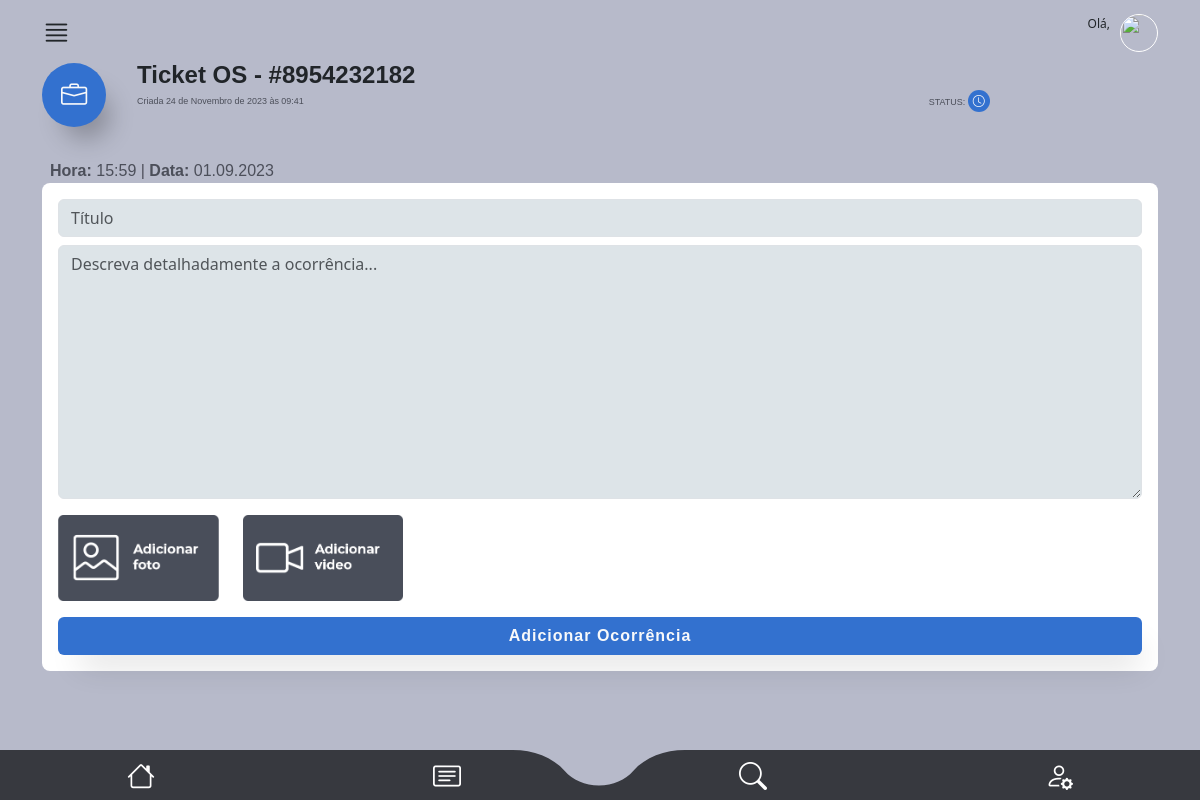
The app's page /main/ocorrencias/28 with its own data.
### staff/models.py (models this page shows, shortened)
class OrdemDeServico(models.Model):
    ticket = models.CharField(max_length=200, unique=True)
    tecnico = models.ForeignKey(
        CustomUser,
        on_delete=models.CASCADE,
        related_name="ordens_técnico",
        null=True,
        default=None,
    )
    staff = models.ForeignKey(
        CustomUser, on_delete=models.CASCADE, related_name="ordens_staff"
    )
    descricao = models.TextField(max_length=600)
    previsao_chegada = models.DateTimeField(editable=True)
    previsao_execucao = models.DateTimeField(editable=True)
    material = models.CharField(max_length=100, validators=[MinLengthValidator(3)])
    equipamento = models.CharField(max_length=100, validators=[MinLengthValidator(3)])
    data_criacao = models.DateTimeField(auto_now_add=True)
    cliente = models.ForeignKey(Cliente, on_delete=models.CASCADE)
    endereco = models.ForeignKey(Endereco, on_delete=models.CASCADE)
    contrato = models.CharField(max_length=700, null=True, blank=True)
    atividade = models.CharField(max_length=50, choices=ACTIVITY_CHOICES)
    status_tecnico = models.CharField(max_length=50, choices=TECNICAL_CHOICES)
    status = models.CharField(
        max_length=10, choices=STATUS_CHOICES, default="Aguardando"
    )
    atraso_em_minutos = models.CharField(max_length=50, choices=ATRASO_CHOICES)
    atraso_descricao = models.TextField(max_length=400)
    descricao_reagendamento = models.TextField(max_length=400)
    vezes_reagendada = models.IntegerField(default=0)
    aceite = models.BooleanField(default=False)

### main/views.py (the view)
# urls.py: path("ocorrencias/<int:ordem_id>", views.ocorrencias, name="ocorrencias"),
def ocorrencias(request, ordem_id):
    try:
        ordem = get_object_or_404(OrdemDeServico, id=ordem_id)
        if request.method == "POST":
            form = OcorrenciaForm(request.POST, request.FILES)
            if form.is_valid():
                ocorrencia = form.save(commit=False)
                ocorrencia.ordem_de_servico = ordem
                ocorrencia.save()
                redirect_url = reverse("no_local", args=[ordem.id])
                return redirect(redirect_url)
        else:
            form = OcorrenciaForm()
        return render(request, "ocorrencias.html", {"form": form, "ordem": ordem})
    except Exception as e:
        return render(request, "error.html", {"error_message": str(e)})

### staff/forms.py
class OcorrenciaForm(forms.ModelForm):
    class Meta:
        model = Ocorrencia
        fields = ["titulo", "descricao", "foto", "video"]
    def __init__(self, *args, **kwargs):
        super(OcorrenciaForm, self).__init__(*args, **kwargs)
        for field_name, field in self.fields.items():
            field.widget.attrs["class"] = "form-control"
        self.fields["titulo"].widget.attrs["placeholder"] = "Título"
        self.fields["descricao"].widget.attrs[
            "placeholder"
        ] = "Descreva detalhadamente a ocorrência..."

### main/templates/ocorrencias.html (shortened to what this page needs)
{% extends "base2.html" %}
{%load static%}
{% block rest %}
<section id="detalhes_oc_scr">
  <div class="container">
    <div id="oc_detalhes">
      <div class="oc_titulo mb-1 mb-md-3">
        <div class="row">
          <div class="col-3 col-md-1">
            <div class="icon bg01">
              <i class="bi bi-briefcase text-light"></i>
            </div>
          </div>
          <div class="col-9 col-md-10">
            <h4 class="font-bold">Ticket OS - #{{ordem.ticket}}</h4>
            <div class="row">
              <div class="col-8 col-md-10">
                <p class="font-medium color04">
                  Criada {{ordem.data_criacao}}
                </p>
              </div>
              <div class="col-4 col-md-2">
                <p class="font-medium color04">
                  STATUS:
                  <span class="icon_sm bg01"
                    ><i class="bi bi-clock text-light"></i
                  ></span>
                </p>
              </div>
            </div>
          </div>
        </div>
      </div>
      <div class="oc_ocorrencia">
        <label class="mt-3 ms-2 font-medium color04 fs-6"
          ><span class="font-bold">Hora:</span> 15:59 |
          <span class="font-bold">Data:</span> 01.09.2023</label
        >
        <div class="detalhes_ocorrencia">
          <form
            method="POST"
            id="form_finalizar_os"
            enctype="multipart/form-data"
            class="row"
          >
            <div class="mb-2">
              {{form.titulo}}
            </div>
            <div>
                {{form.descricao}}
            </div>
            <br>
            <div class="col-6 col-md-2 mt-3">
              <div class="btn_wrapper">
                <img
                  src="{% static 'assets/img/btn_add_picture.png' %}"
                  class="w-100"
                />
              </div>
            </div>
            <div class="col-6 col-md-2 mt-3">
              <div class="btn_wrapper">
                <img
                  src="{% static 'assets/img/btn_add_video.png' %}"
                  class="w-100"
                />
              </div>
            </div>
            <div class="col-12">
              <button
                type="submit"
                class="btn bg01 text-light w-100 box-shadow fs-6 font-bold mt-3"
              >
                Adicionar Ocorrência
              </button>
            </div>
          </form>
        </div>
      </div>
    </div>
  </div>
</section>
{% endblock %}

### main/templates/static/assets/css/app_mamminfo.css (style rules this page uses)
html { font-family: 'Noto', sans-serif;background: #ced0dc; }
.font-medium { font-family: 'NotoMedium', sans-serif;font-weight: 400; }
.font-bold { font-family: 'NotoBold', sans-serif;font-weight: 600; }
.bg01 { background: #3371cf; }
.color04 { color: #4c4f5a; }
section { height: auto;min-height: 90vh;max-width: 100vw;width: 100%; }
.box-shadow { box-shadow: 10px 20px 32px -12px rgba(0,0,0,.2); }
.btn { letter-spacing: 1px; }
#oc_detalhes .oc_titulo .icon { width: 64px;height: 64px;border-radius: 64px;display: inline-block;text-align: center;line-height: 64px;box-shadow: 12px 20px 24px -8px rgba(0,0,0,.25); }
#oc_detalhes .oc_titulo .icon i { font-size: 1.64rem; }
#oc_detalhes .oc_titulo h4 { line-height: 100%; }
#oc_detalhes .oc_titulo p { font-size: .56rem;margin: 0; }
#oc_detalhes .oc_titulo .icon_sm { width: 22px;height: 22px;border-radius: 22px;display: inline-block;text-align: center;line-height: 22px;margin-top: -5px; }
#oc_detalhes .oc_titulo .icon_sm i { font-size: .75rem; }
#oc_detalhes { padding-bottom: 50px; }
#oc_detalhes .oc_ocorrencia label { font-size: .78rem; }
#oc_detalhes .oc_ocorrencia .detalhes_ocorrencia { background: #fff;border-radius: 8px;padding: 16px;margin-bottom: 75px; }
#oc_detalhes .oc_ocorrencia .detalhes_ocorrencia form .form-control { background: #dde4e8; }
#oc_detalhes .oc_ocorrencia .detalhes_ocorrencia form textarea { min-height: 100px; }
#oc_detalhes .oc_ocorrencia .detalhes_ocorrencia .btn_wrapper { position: relative; }

### records on screen
OrdemDeServico: ticket "8954232182", data_criacao "24 de Novembro de 2023 às 09:41"
